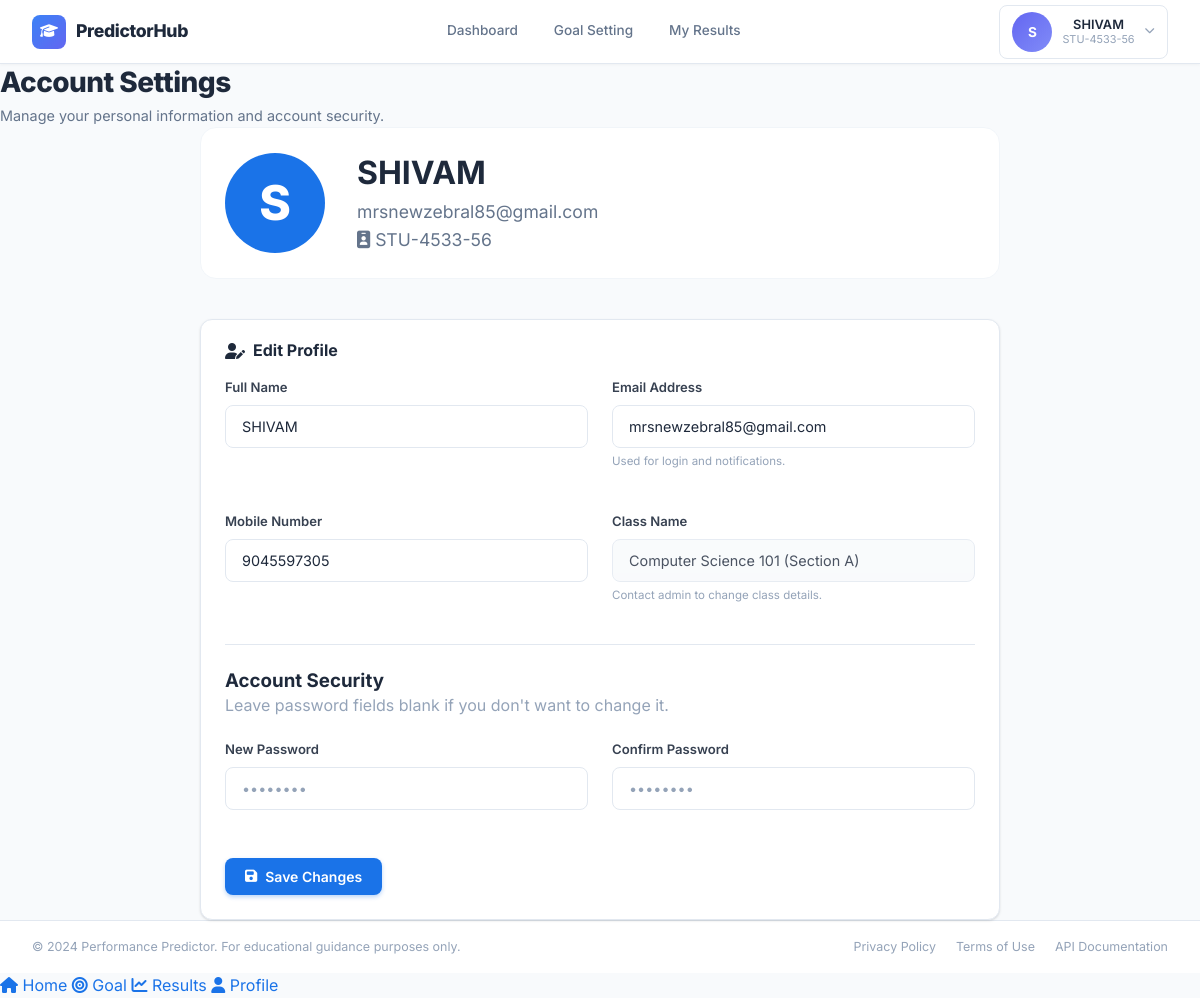
The app's page /student/profile (signed in) with its own data.
### models/entities.py (models this page shows)
class User(db.Model):
    __tablename__ = "users"
    id = db.Column(db.Integer, primary_key=True)
    name = db.Column(db.Text, nullable=False)
    email = db.Column(db.Text, unique=True, nullable=False, index=True)
    mobile = db.Column(db.Text, nullable=False, default="")
    password_hash = db.Column(db.Text, nullable=False)
    role = db.Column(db.Text, nullable=False, default="student", index=True)
    class_name = db.Column(db.Text, default="Computer Science 101", index=True)
    section = db.Column(db.Text, default="A")
    student_id = db.Column(db.Text, unique=True)
    is_verified = db.Column(db.Integer, default=0)
    created_at = db.Column(db.DateTime, server_default=db.func.current_timestamp())
    reset_token = db.Column(db.Text, nullable=True, index=True)
    reset_token_expiry = db.Column(db.Float, nullable=True)
    predictions = db.relationship("Prediction", back_populates="user", lazy="dynamic")

### routes/student.py (the view, shortened to what this page needs)
@student_bp.route("/student/profile", methods=["GET", "POST"])
@login_required
def student_profile():
    user_id = session["user_id"]
    user = User.query.filter_by(id=user_id).first()
    if not user:
        flash("User profile not found.", "danger")
        return redirect(url_for("student.student_dashboard"))
    return render_template("student/profile.html", user=user)

### templates/student/profile.html (shortened to what this page needs)
{% extends "base.html" %}
{% block content %}
<div class="student-main">
    <div class="page-header">
        <h1 class="page-title">Account Settings</h1>
        <p class="page-subtitle">Manage your personal information and account security.</p>
    </div>
    <div class="profile-card">
        <div class="profile-hero">
            <div class="profile-avatar-large">
                {{ user.name[0] if user else 'S' }}
            </div>
            <div class="profile-details-hero">
                <h2>{{ user.name }}</h2>
                <p>{{ user.email }}</p>
                <p class="text-sm mt-5"><i class="fas fa-id-badge"></i> {{ user.student_id }}</p>
            </div>
        </div>
        <div class="card">
            <div class="card-header">
                <h3><i class="fas fa-user-edit"></i> Edit Profile</h3>
            </div>
            <div class="card-body">
                <form method="POST" action="{{ url_for('student.student_profile') }}">
                    <div class="profile-form-grid">
                        <div class="form-group">
                            <label class="form-label">Full Name</label>
                            <input type="text" name="name" class="form-input" value="{{ user.name }}" required>
                        </div>
                        <div class="form-group">
                            <label class="form-label">Email Address</label>
                            <input type="email" name="email" class="form-input" value="{{ user.email }}" required>
                            <span class="form-hint-below">Used for login and notifications.</span>
                        </div>
                        <div class="form-group">
                            <label class="form-label">Mobile Number</label>
                            <input type="text" name="mobile" class="form-input" value="{{ user.mobile }}" required>
                        </div>
                        <div class="form-group">
                            <label class="form-label">Class Name</label>
                            <input type="text" class="form-input disabled" value="{{ user.class_name }} (Section {{ user.section }})" disabled>
                            <span class="form-hint-below">Contact admin to change class details.</span>
                        </div>
                    </div>
                    <div class="dropdown-divider mt-24 mb-24"></div>
                    <div class="form-row">
                        <div class="flex-1">
                            <h3>Account Security</h3>
                            <p class="text-muted text-sm mt-5">Leave password fields blank if you don't want to change it.</p>
                        </div>
                    </div>
                    <div class="profile-form-grid mt-20">
                        <div class="form-group">
                            <label class="form-label">New Password</label>
                            <input type="password" name="new_password" class="form-input" placeholder="••••••••">
                        </div>
                        <div class="form-group">
                            <label class="form-label">Confirm Password</label>
                            <input type="password" name="confirm_password" class="form-input" placeholder="••••••••">
                        </div>
                    </div>
                    <div class="mt-32">
                        <button type="submit" class="btn btn-primary">
                            <i class="fas fa-save"></i> Save Changes
                        </button>
                    </div>
                </form>
            </div>
        </div>
    </div>
</div>
{% endblock %}

### templates/base.html (shortened to what this page needs)
<!DOCTYPE html>
<html lang="en">
<head>
    <link rel="stylesheet" href="https://cdnjs.cloudflare.com/ajax/libs/font-awesome/6.4.2/css/all.min.css">
    <link rel="stylesheet" href="{{ url_for('static', filename='css/style.css') }}?v=3">
</head>
<body class="{% block body_class %}{% endblock %}">
    {% if session.get('role') == 'admin' %}
    <div class="app-layout">
        <aside class="sidebar" id="sidebar">
            <div class="sidebar-brand">
                <div class="brand-icon">
                    <i class="fas fa-graduation-cap"></i>
                </div>
                <span class="brand-text">EduPredict</span>
            </div>
            <nav class="sidebar-nav">
                <a href="{{ url_for('admin.admin_dashboard') }}" class="nav-item {% if request.endpoint == 'admin.admin_dashboard' %}active{% endif %}">
                    <i class="fas fa-chart-pie"></i>
                    <span>Dashboard</span>
                </a>
                <a href="{{ url_for('admin.admin_students') }}" class="nav-item {% if request.endpoint == 'admin.admin_students' %}active{% endif %}">
                    <i class="fas fa-users"></i>
                    <span>Student Directory</span>
                </a>
                <a href="{{ url_for('admin.admin_reports') }}" class="nav-item {% if request.endpoint == 'admin.admin_reports' %}active{% endif %}">
                    <i class="fas fa-file-alt"></i>
                    <span>Reports</span>
                </a>
            </nav>
            <div class="sidebar-footer">
                <div class="admin-profile">
                    <div class="avatar admin-avatar">
                        <span>{{ session.get('user_name', 'A')[0] }}</span>
                    </div>
                    <div class="admin-info">
                        <span class="admin-name">{{ session.get('user_name', 'Admin') }}</span>
                        <span class="admin-role">Senior Administrator</span>
                    </div>
                </div>
            </div>
        </aside>
        <main class="main-content">
            <header class="topbar">
                <button class="hamburger" id="hamburger" onclick="document.getElementById('sidebar').classList.toggle('open')">
                    <i class="fas fa-bars"></i>
                </button>
                <div class="topbar-right">
                    <div class="search-box">
                        <i class="fas fa-search"></i>
                        <input type="text" placeholder="Search students, classes...">
                    </div>
                    <div class="topbar-actions">
                        <button class="icon-btn"><i class="fas fa-bell"></i></button>
                        <a href="{{ url_for('auth.logout') }}" class="icon-btn" title="Logout"><i class="fas fa-sign-out-alt"></i></a>
                    </div>
                </div>
            </header>
            {% with messages = get_flashed_messages(with_categories=true) %}
            {% if messages %}
            <div class="flash-messages">
                {% for category, message in messages %}
                <div class="flash flash-{{ category }}">
                    <i class="fas fa-{% if category == 'success' %}check-circle{% elif category == 'danger' %}exclamation-circle{% elif category == 'warning' %}exclamation-triangle{% else %}info-circle{% endif %}"></i>
                    {{ message }}
                    <button class="flash-close" onclick="this.parentElement.remove()">&times;</button>
                </div>
                {% endfor %}
            </div>
            {% endif %}
            {% endwith %}
    {% elif session.get('role') == 'student' %}
    <div class="app-layout student-layout">
        <header class="student-topnav">
            <div class="brand-row">
                <div class="brand-icon small">
                    <i class="fas fa-graduation-cap"></i>
                </div>
                <span class="brand-text">PredictorHub</span>
            </div>
            <nav class="student-nav">
                <a href="{{ url_for('student.student_dashboard') }}" class="{% if request.endpoint == 'student.student_dashboard' %}active{% endif %}">Dashboard</a>
                <a href="{{ url_for('student.student_goal_setting') }}" class="{% if request.endpoint == 'student.student_goal_setting' %}active{% endif %}">Goal Setting</a>
                <a href="{{ url_for('student.student_history') }}" class="{% if request.endpoint == 'student.student_history' %}active{% endif %}">My Results</a>
            </nav>
            <div class="student-nav-right">
                <div class="profile-dropdown">
                    <button class="profile-trigger" id="profileTrigger" onclick="toggleDropdown(event)">
                        <div class="avatar student-avatar">
                            <span>{{ session.get('user_name', 'S')[0] }}</span>
                        </div>
                        <div class="user-badge-info desktop-only">
                            <span class="user-badge-name">{{ session.get('user_name', 'Student') }}</span>
                            <span class="user-badge-id">{{ session.get('student_id', '') }}</span>
                        </div>
                        <i class="fas fa-chevron-down dropdown-arrow desktop-only"></i>
                    </button>
                </div>
            </div>
        </header>
        <main class="main-content student-main">
    {% endif %}
    {% block content %}{% endblock %}
    {% if session.get('role') == 'admin' %}
        </main>
    </div>
    {% elif session.get('role') == 'student' %}
        </main>
        <footer class="app-footer">
            <p>&copy; 2024 Performance Predictor. For educational guidance purposes only.</p>
            <div class="footer-links">
                <a href="#">Privacy Policy</a>
                <a href="#">Terms of Use</a>
                <a href="#">API Documentation</a>
            </div>
        </footer>
        <nav class="student-mobile-nav" aria-label="Student quick navigation">
            <a href="{{ url_for('student.student_dashboard') }}" class="{% if request.endpoint == 'student.student_dashboard' %}active{% endif %}">
                <i class="fas fa-house"></i>
                <span>Home</span>
            </a>
            <a href="{{ url_for('student.student_goal_setting') }}" class="{% if request.endpoint == 'student.student_goal_setting' %}active{% endif %}">
                <i class="fas fa-bullseye"></i>
                <span>Goal</span>
            </a>
            <a href="{{ url_for('student.student_history') }}" class="{% if request.endpoint == 'student.student_history' %}active{% endif %}">
                <i class="fas fa-chart-line"></i>
                <span>Results</span>
            </a>
            <a href="{{ url_for('student.student_profile') }}" class="{% if request.endpoint == 'student.student_profile' %}active{% endif %}">
                <i class="fas fa-user"></i>
                <span>Profile</span>
            </a>
        </nav>
    </div>
    {% endif %}
</body>
</html>

### templates/base.html (style rules this page uses)
.main-content { animation: pageFadeIn 0.6s ease-out forwards; }

### templates/student/profile.html (style rules this page uses)
.mt-32 { margin-top: 32px; }
.mt-24 { margin-top: 24px; }
.mb-24 { margin-bottom: 24px; }
.disabled { background-color: var(--dark-50); cursor: not-allowed; opacity: 0.8; }

### records on screen
User: get "SHIVAM", get "STU-4533-56", name "S", name "SHIVAM", email "mrsnewzebral85@gmail.com", student_id "STU-4533-56", mobile "9045597305", class_name "Computer Science 101 (Section A)"

### other values on screen
{{ session.get('user_name', 'S')[0] }} "S"
